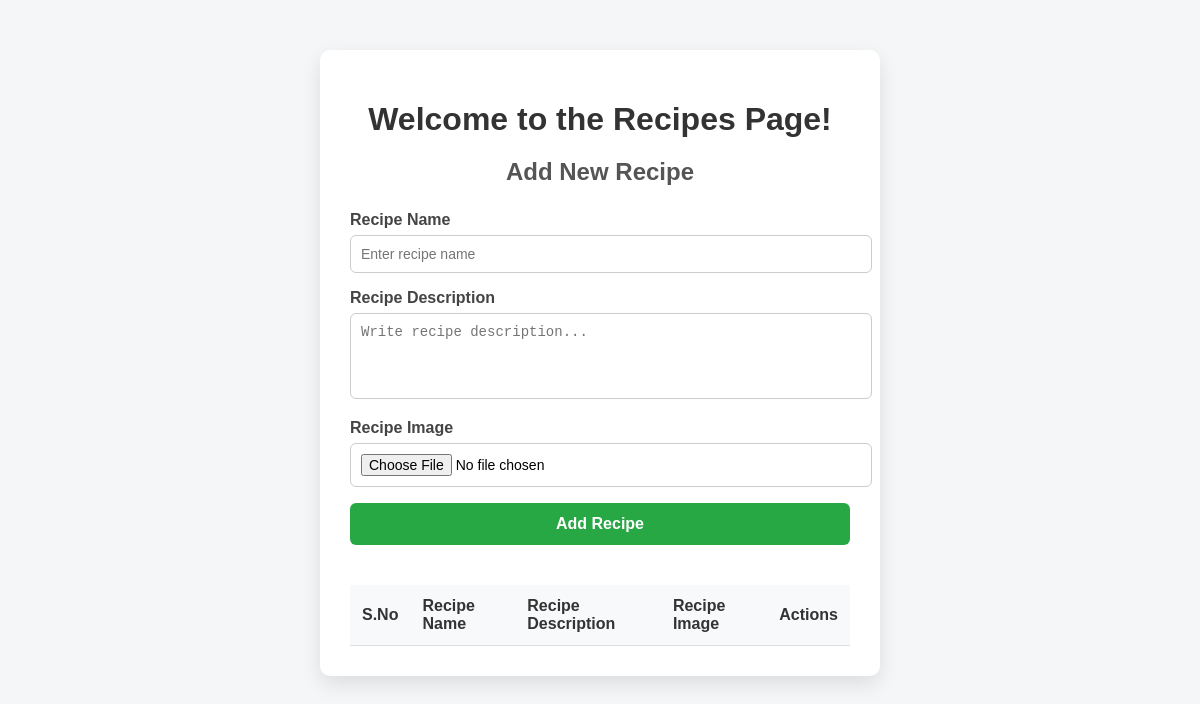
Before: /recipes/ with the older database file.
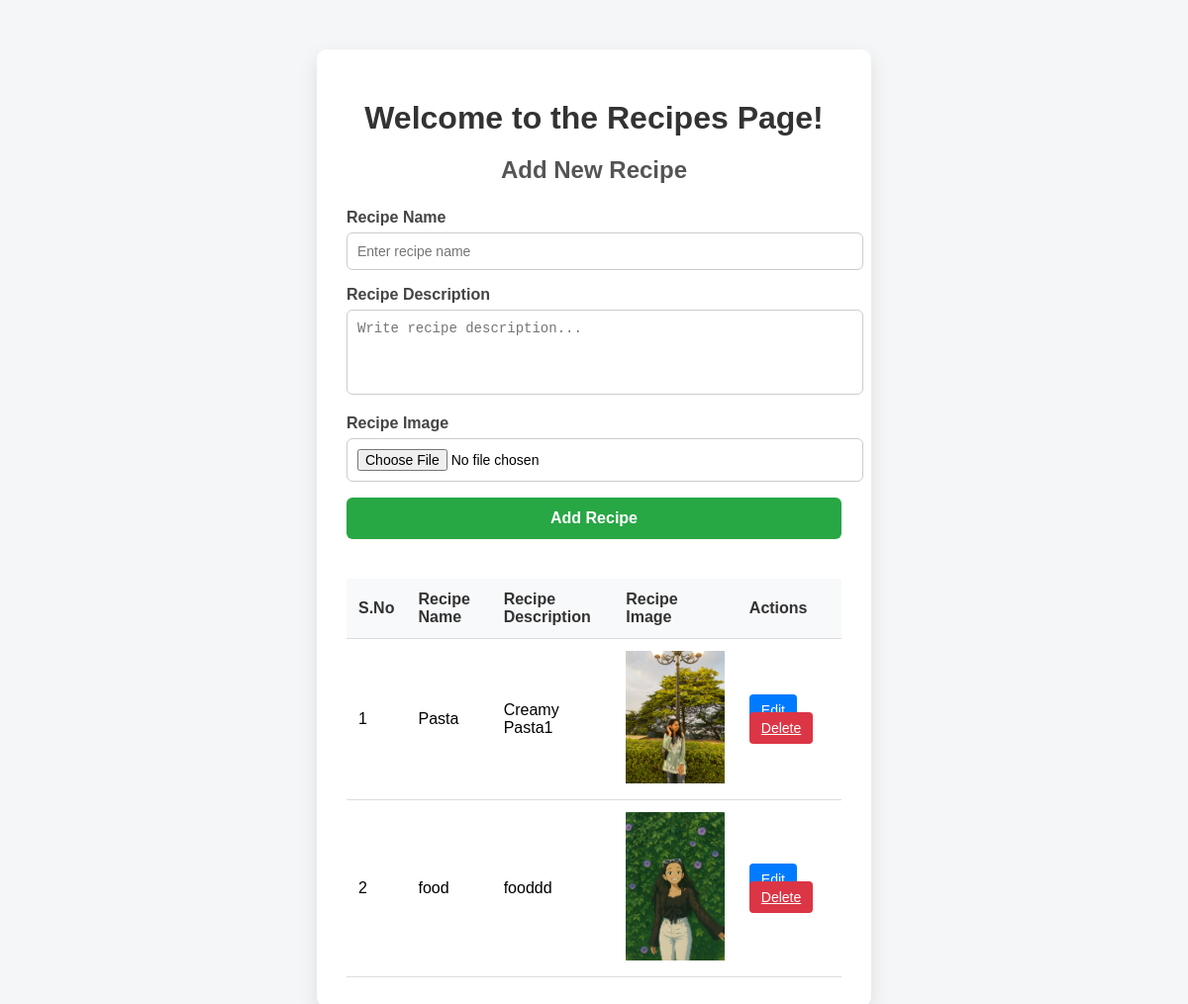
After: the same page with the newer database file.
### vegetables/models.py (models this page shows, shortened)
class Recipe(models.Model):
    name = models.CharField(max_length=200)
    description = models.TextField()
    image = models.ImageField(upload_to='recipes/')

### vegetables/views.py (the view, shortened to what this page needs)
# urls.py: path("recipes/", recipes, name="recipes"),
def recipes(request):
    queryset = Recipe.objects.all()
    context = {"recipes": queryset}
    return render(request, 'recipes.html', context)

### vegetables/templates/recipes.html (shortened to what this page needs)
{% extends "base.html" %}
{% block start %}
<div class="recipe-container">
    <h1>Welcome to the Recipes Page!</h1>
    <form action="" method="post" enctype="multipart/form-data">
        <h2>Add New Recipe</h2>
        <label for="name">Recipe Name</label>
        <input type="text" id="name" name="name" placeholder="Enter recipe name">
        <label for="description">Recipe Description</label>
        <textarea id="description" name="description" rows="4" placeholder="Write recipe description..."></textarea>
        <label for="image">Recipe Image</label>
        <input type="file" id="image" name="image">
        <button type="submit">Add Recipe</button>
    </form>
    <table>
    <tr>
        <th>S.No</th>
        <th>Recipe Name</th>
        <th>Recipe Description</th>
        <th>Recipe Image</th>
        <th>Actions</th>
    </tr>
    {% for recipe in recipes %}
    <tr>
        <td>{{forloop.counter}}</td>
        <td>{{recipe.name}}</td>
        <td>{{recipe.description}}</td>
        <td><img src="{{recipe.image.url}}" alt="{{recipe.name}}" style="width: 100px; height: auto;"></td>
        <td>
            <a href="/edit_recipe/{{recipe.id}}/" class="btn btn-primary">Edit</a>
            <a href="/delete_recipe/{{recipe.id}}/" class="btn btn-danger">Delete</a>
        </td>
    </tr>
    {% endfor %}
    </table>
</div>
{% endblock %}

### home/templates/base.html (shortened to what this page needs)
<!DOCTYPE html>
<html lang="en">
<head>
</head>
<body>
    {% block start %}
    {% endblock %}
</body>
</html>

### vegetables/templates/recipes.html (style rules this page uses)
body { background-color: #f4f6f8; font-family: Arial, sans-serif; }
.recipe-container { max-width: 500px; margin: 50px auto; background: #ffffff; padding: 30px; border-radius: 10px; box-shadow: 0 8px 20px rgba(0, 0, 0, 0.1); }
.recipe-container h1 { text-align: center; margin-bottom: 20px; color: #333; }
.recipe-container h2 { text-align: center; margin-bottom: 25px; color: #555; }
label { font-weight: 600; color: #444; }
input[type="text"], textarea, input[type="file"] { width: 100%; padding: 10px; margin-top: 6px; margin-bottom: 16px; border: 1px solid #ccc; border-radius: 6px; font-size: 14px; }
textarea { resize: none; }
button { width: 100%; padding: 12px; background-color: #28a745; border: none; border-radius: 6px; color: #fff; font-size: 16px; font-weight: bold; cursor: pointer; transition: background-color 0.3s ease; }
table { width: 100%; border-collapse: collapse; margin-top: 40px; }
th, td { padding: 12px; text-align: left; border-bottom: 1px solid #ddd; }
th { background-color: #f8f9fa; color: #333; }
.btn { padding: 8px 12px; border: none; border-radius: 4px; color: #fff; cursor: pointer; font-size: 14px; margin-right: 5px; }
.btn-primary { background-color: #007bff; }
.btn-danger { background-color: #dc3545; }

Changed rows visible on the page:
added Recipe: name "Pasta", description "Creamy Pasta1", image (picture)
added Recipe: name "food", description "fooddd", image (picture)
